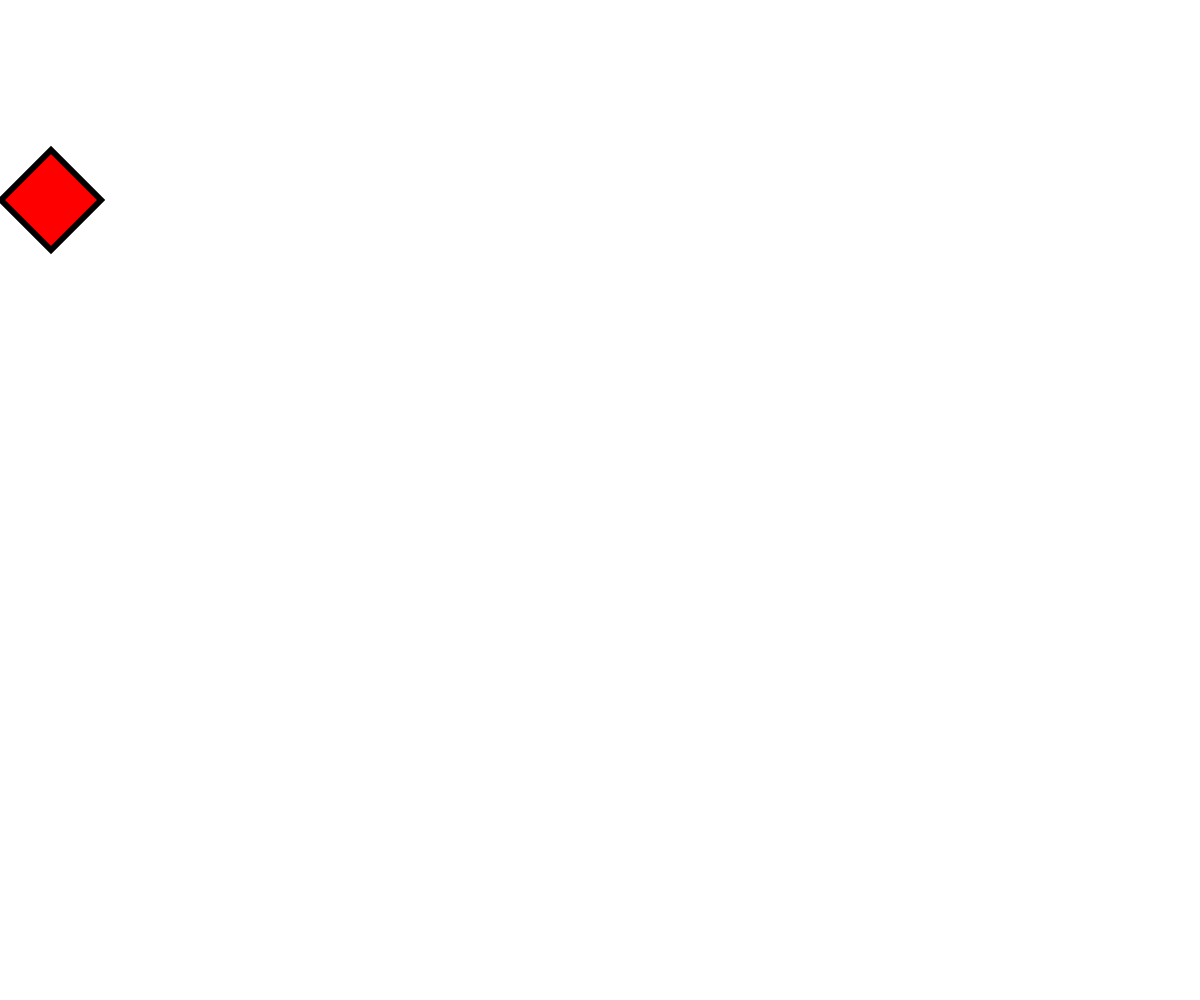
Frame 1 (no input)
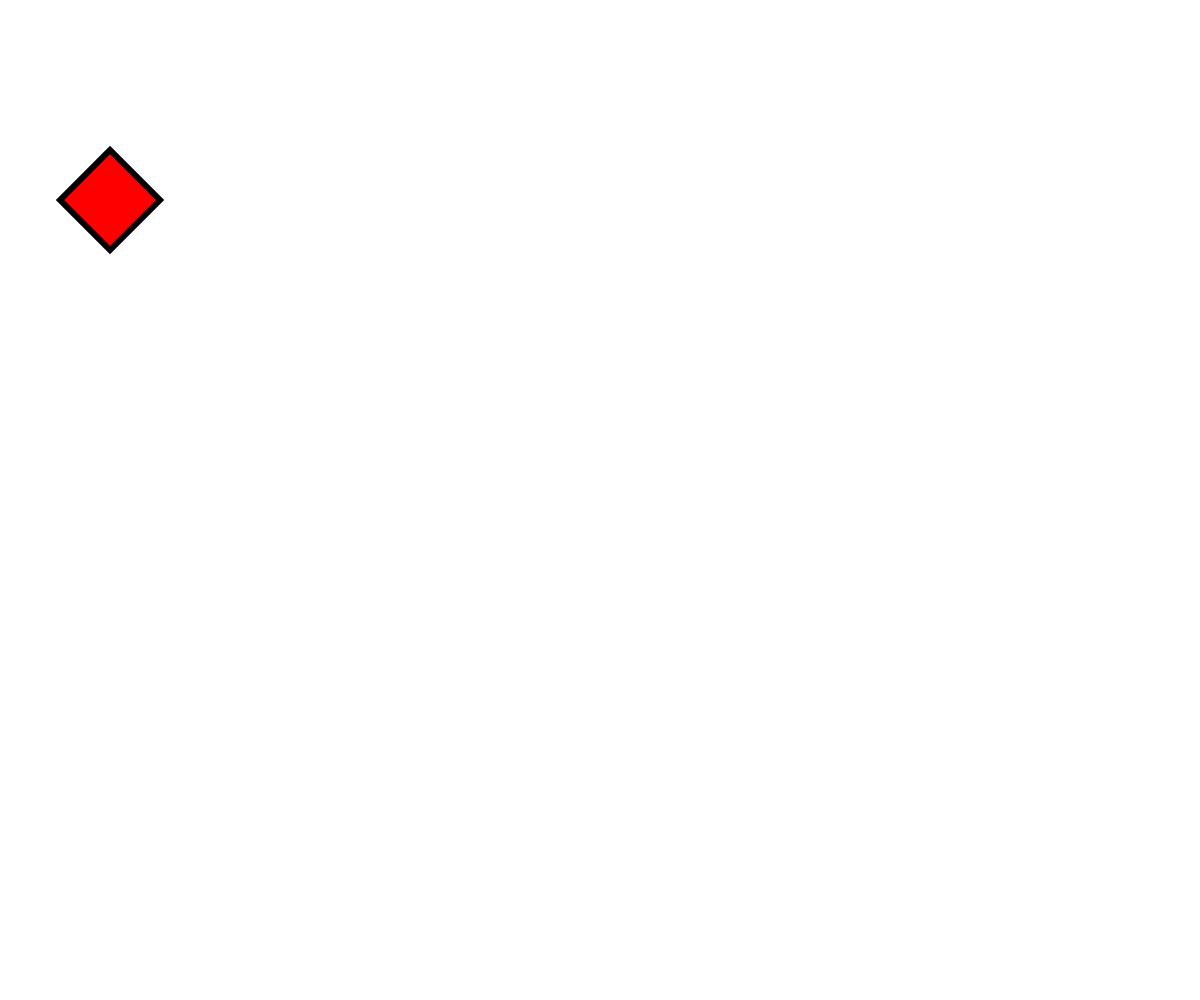
Frame 60 (no input)
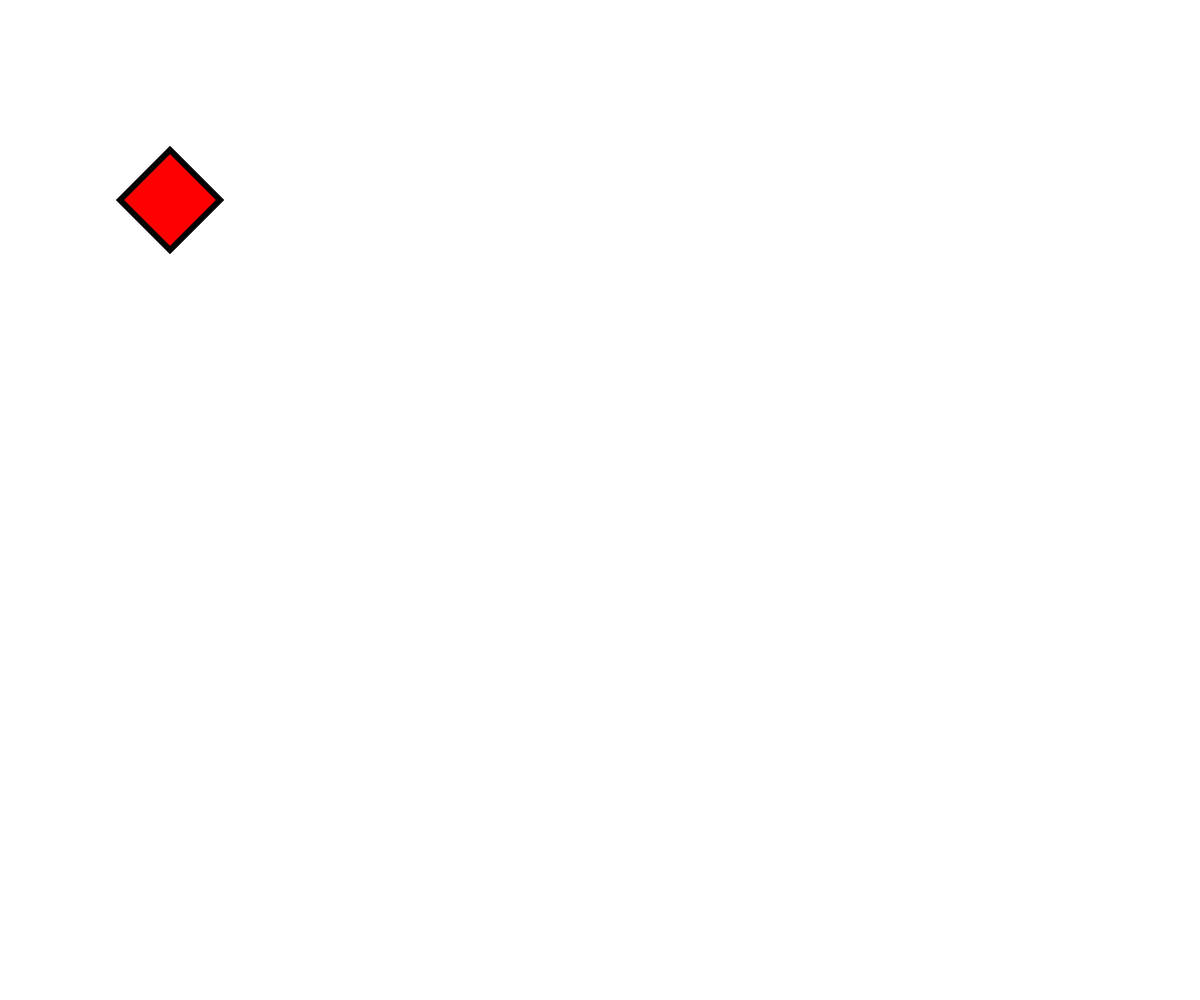
Frame 120 (the mouse pressed at the canvas centre since frame 60)

The p5.js sketch that drew these frames (run headless with seeded random() and noise() and a simulated clock; from frame 60 on, the mouse is pressed at the canvas centre):

// p5.js sketch
// ── sketch.js
// Déclarer les variables posx et posy à l'extérieur des fonctions
// pour qu'elles aient une portée globale et
// qu'elles puissent être utilisées dans toutes les fonctions de l'application
var posx, posy;

function setup() {
  createCanvas(windowWidth, windowHeight);
  // les variables ayant été déclarées
  // il faut leur donner une valeur initiale:
  // c'est l'initialisation.
  posx = 0;
  posy = 100;
  // ces 2 fonctions, n'ont pas besoin d'être répétées
  // à chaque itération de la fonction draw()
  // on les mets donc dans le setup()
  strokeWeight(6);
  fill(255, 0, 0);
}

function draw() {
  background(255);

  posx += 1; // à chaque itération, la variable posx est incémentée de 0.5

  beginShape();
  vertex(0 + posx, 100 + posy);
  vertex(50 + posx, 50 + posy);
  vertex(100 + posx, 100 + posy);
  vertex(50 + posx, 150 + posy);
  endShape(CLOSE);
}
